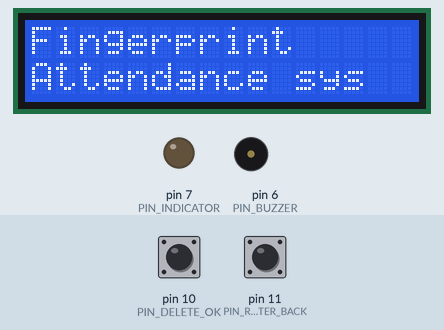
Recording of a sketch running on a simulated Arduino Uno, built with avr-gcc and run on an emulated ATmega328P. Shown: 16×2 character LCD, output pins drawn as LEDs (lit = HIGH), buzzer (waves = sounding, pin HIGH). The test bench sets the inputs (shaded band); at power-on: pin 10 (PIN_DELETE_OK) HIGH, pin 11 (PIN_REGISTER_BACK) HIGH. The local clock reads 2024-03-15 10:24:30 at power-on unless the sketch sets it; EEPROM starts erased.

Above: at 0.1 s.
At 3.7 s:
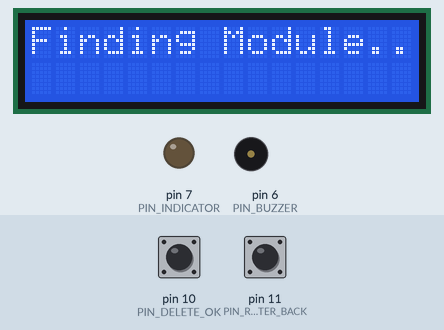
At 5.7 s:
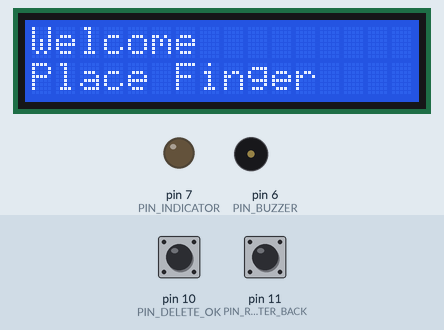
At 8.7 s:
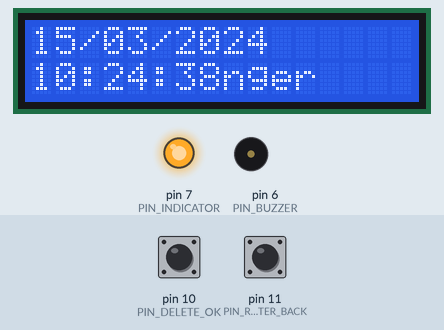
Timing chart, 0 to 10.2 s (numbered marks = the images above):
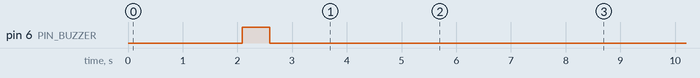

Measured:
- what the display in image 1 shows lasts 2.1 s, from 3.6 s to 5.7 s
- what the display in image 2 shows lasts 3.0 s, from 5.7 s to 8.7 s

The sketch:

Fingerprint_attend_sys.ino
```cpp
#include <Adafruit_Fingerprint.h>
#include <EEPROM.h>
#include <LiquidCrystal_I2C.h>
#include <Wire.h>
#include <RTClib.h>
#include <SoftwareSerial.h>

SoftwareSerial fingerSerial(2, 3);
Adafruit_Fingerprint finger(&fingerSerial);
LiquidCrystal_I2C lcd(0x27, 16, 2);
RTC_DS3231 rtc;

const uint8_t PIN_REGISTER_BACK = 11;
const uint8_t PIN_DELETE_OK = 10;
const uint8_t PIN_FORWARD = 9;
const uint8_t PIN_REVERSE = 8;
const uint8_t PIN_INDICATOR = 7;
const uint8_t PIN_BUZZER = 6;

const uint8_t MAX_RECORDS = 10;
const int EEPROM_USER_START = 1000;

uint8_t users[MAX_RECORDS];
DateTime now;

void setup() {
  lcd.init();
  lcd.backlight();
  Serial.begin(9600);

  pinMode(PIN_REGISTER_BACK, INPUT_PULLUP);
  pinMode(PIN_FORWARD, INPUT_PULLUP);
  pinMode(PIN_REVERSE, INPUT_PULLUP);
  pinMode(PIN_DELETE_OK, INPUT_PULLUP);
  pinMode(PIN_BUZZER, OUTPUT);
  pinMode(PIN_INDICATOR, OUTPUT);
  digitalWrite(PIN_BUZZER, LOW);

  if (digitalRead(PIN_REGISTER_BACK) == LOW) downloadData();
  if (digitalRead(PIN_DELETE_OK) == LOW) resetSystem();

  lcdPrint(F("Fingerprint"), F("Attendance sys"), 2000);
  beep(500);

  for (int i = 0; i < MAX_RECORDS; i++) {
    int addr = EEPROM_USER_START + i;
    if (EEPROM.read(addr) == 0xFF) EEPROM.write(addr, 0);
  }

  finger.begin(57600);
  lcdPrint(F("Finding Module.."), F(""), 2000);

  if (!finger.verifyPassword()) {
    lcdPrint(F("Module Not Found"), F("Check Connections"), 0);
    while (true);
  }

  if (!rtc.begin()) {
    lcdPrint(F("RTC Missing"), F(""), 2000);
  }
  if (rtc.lostPower()) {
    rtc.adjust(DateTime(2018, 6, 7, 11, 0, 0));
  }

  lcdPrint(F("Welcome"), F("Place Finger"), 3000);

  for (int i = 0; i < MAX_RECORDS; i++) {
    users[i] = EEPROM.read(EEPROM_USER_START + i);
  }
  digitalWrite(PIN_INDICATOR, HIGH);
}

void loop() {
  now = rtc.now();
  displayDateTime();

  int id = getFingerprintIDez();
  if (id > 0) {
    digitalWrite(PIN_INDICATOR, LOW);
    beep(100);
    char idStr[10];
    snprintf(idStr, sizeof(idStr), "%d", id);
    lcdPrint(F("ID:"), idStr, 1000);
    attendance(id);
    lcdPrint(F("Attendance"), F("Registered"), 1000);
    digitalWrite(PIN_INDICATOR, HIGH);
  }

  checkKeys();
  delay(300);
}

void lcdPrint(const __FlashStringHelper* line1, const __FlashStringHelper* line2, int delayMs) {
  lcd.clear();
  lcd.setCursor(0, 0);
  lcd.print(line1);
  lcd.setCursor(0, 1);
  lcd.print(line2);
  if (delayMs > 0) delay(delayMs);
}

void lcdPrint(const __FlashStringHelper* line1, const char* line2, int delayMs) {
  lcd.clear();
  lcd.setCursor(0, 0);
  lcd.print(line1);
  lcd.setCursor(0, 1);
  lcd.print(line2);
  if (delayMs > 0) delay(delayMs);
}

void beep(int duration) {
  digitalWrite(PIN_BUZZER, HIGH);
  delay(duration);
  digitalWrite(PIN_BUZZER, LOW);
}

void displayDateTime() {
  char dateStr[11];
  char timeStr[9];
  snprintf(dateStr, sizeof(dateStr), "%02d/%02d/%04d", now.day(), now.month(), now.year());
  snprintf(timeStr, sizeof(timeStr), "%02d:%02d:%02d", now.hour(), now.minute(), now.second());
  lcd.setCursor(0, 0);
  lcd.print(dateStr);
  lcd.setCursor(0, 1);
  lcd.print(timeStr);
}

void resetSystem() {
  for (int i = 0; i < MAX_RECORDS; i++) {
    EEPROM.write(EEPROM_USER_START + i, 0);
  }
  lcdPrint(F("System Reset"), F("Done"), 2000);
}

void checkKeys() {
}

void downloadData() {
}

int getFingerprintIDez() {
  return -1;
}

void attendance(int id) {
}
```
